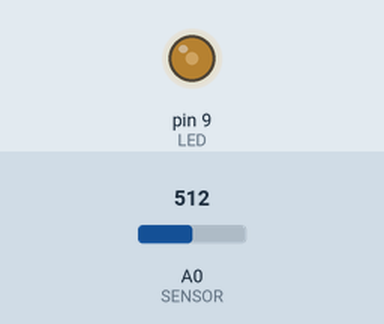
Simulated run of this sketch. Board: Arduino Uno, built with avr-gcc and run on an emulated ATmega328P. Shown: output pins drawn as LEDs (lit = HIGH). The inputs (shaded band) are chosen by the test bench; at power-on: A0 (SENSOR) = 512.

Above: at 1.2 s.
1.3 s: A0 (SENSOR) set to 710
At 1.7 s:
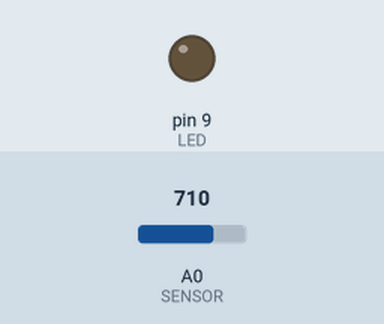
2.8 s: A0 (SENSOR) set to 692
At 4.0 s:
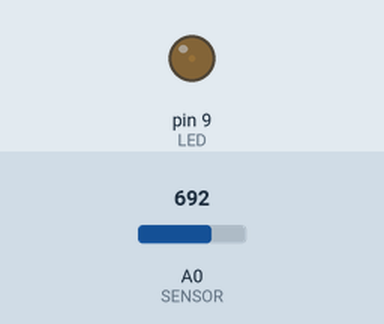
4.3 s: A0 (SENSOR) set to 306
At 5.2 s:
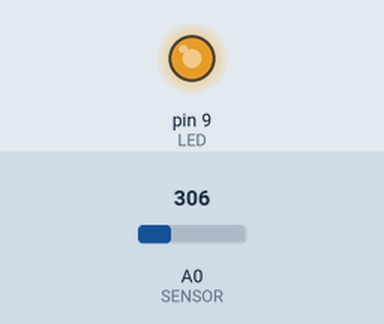
5.8 s: A0 (SENSOR) set to 716
At 6.4 s:
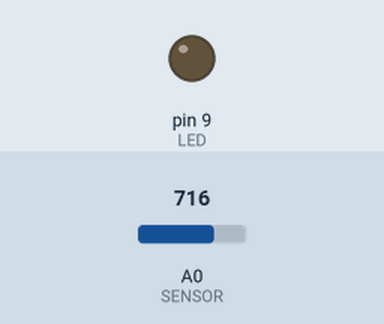
Timing chart, 0 to 8.3 s (numbered marks = the images above; inputs shaded):
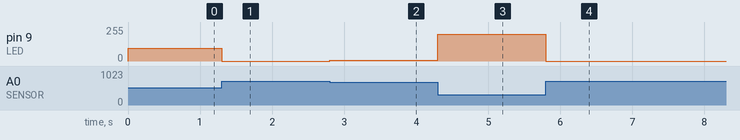

The sketch:

analogRead_light.ino
```cpp
const int SENSOR = 0;//A0
const int LED = 9;
const int MIN_SENSOR = 200;
const int MAX_SENSOR = 700;//센서의 입력값은 0~1023이지만 별도로 최소/최댓값을 만들어 구현
int val = 0;//센서 입력값


void setup() {
  pinMode(LED, OUTPUT);
}

void loop() {
  val = analogRead(SENSOR);
  val = constrain(val, MIN_SENSOR, MAX_SENSOR);    // 센서 범위 제한 (MIN 이하 -> MIN, MAX 이상 -> MAX)
  val = map(val, MIN_SENSOR, MAX_SENSOR, 255, 0);  // 밝을수록 LED는 어둡게, 어두울수록 밝게
  analogWrite(LED, val);
}
```

Measured:
- after the input at 1.3 s, pin 9 (LED): 96/255 → 0/255 at once
- after the input at 2.8 s, pin 9 (LED): 0/255 → 5/255 at once
- after the input at 4.3 s, pin 9 (LED): 5/255 → 201/255 at once
- after the input at 5.8 s, pin 9 (LED): 201/255 → 0/255 at once
